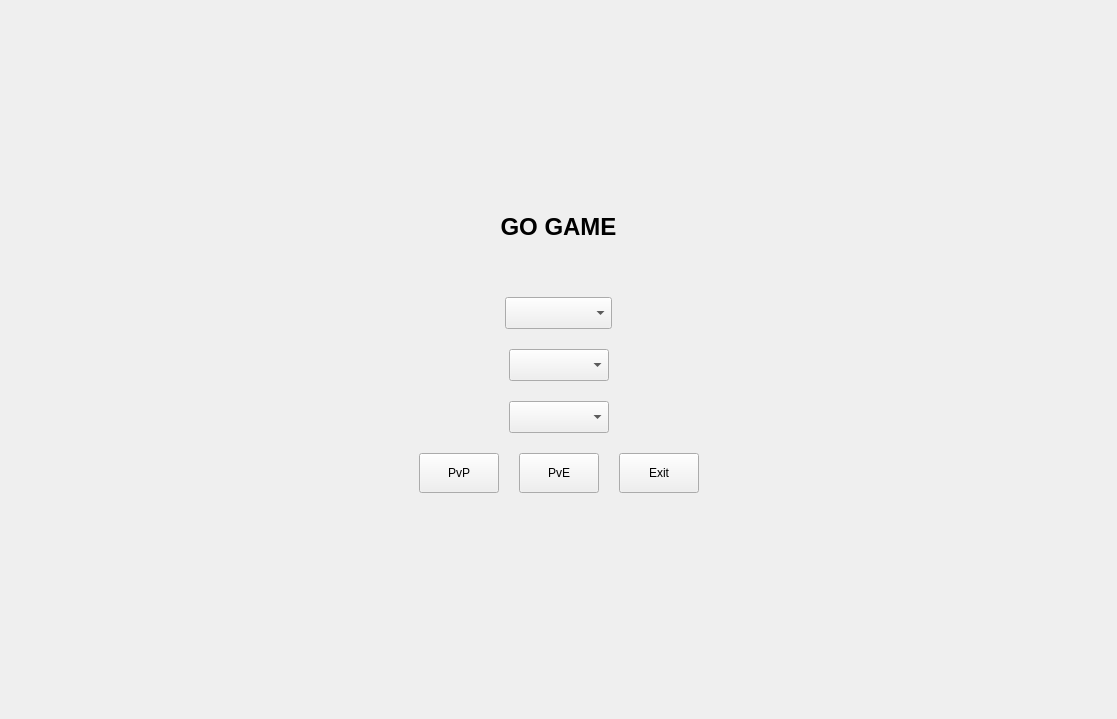
<?xml version="1.0" encoding="UTF-8"?>
<ui version="4.0">
 <class>MenuWidget</class>
 <widget class="QWidget" name="MenuWidget">
  <property name="geometry">
   <rect>
    <x>0</x>
    <y>0</y>
    <width>1117</width>
    <height>719</height>
   </rect>
  </property>
  <property name="sizePolicy">
   <sizepolicy hsizetype="MinimumExpanding" vsizetype="MinimumExpanding">
    <horstretch>5</horstretch>
    <verstretch>5</verstretch>
   </sizepolicy>
  </property>
  <property name="windowTitle">
   <string>Menu Trò Chơi</string>
  </property>
  <layout class="QVBoxLayout" name="verticalLayout">
   <property name="spacing">
    <number>20</number>
   </property>
   <property name="sizeConstraint">
    <enum>QLayout::SetDefaultConstraint</enum>
   </property>
   <property name="leftMargin">
    <number>40</number>
   </property>
   <property name="topMargin">
    <number>40</number>
   </property>
   <property name="rightMargin">
    <number>40</number>
   </property>
   <property name="bottomMargin">
    <number>40</number>
   </property>
   <item>
    <spacer name="verticalSpacer_2">
     <property name="orientation">
      <enum>Qt::Vertical</enum>
     </property>
     <property name="sizeHint" stdset="0">
      <size>
       <width>20</width>
       <height>40</height>
      </size>
     </property>
    </spacer>
   </item>
   <item>
    <layout class="QVBoxLayout" name="verticalLayout_2">
     <property name="leftMargin">
      <number>200</number>
     </property>
     <property name="topMargin">
      <number>50</number>
     </property>
     <property name="rightMargin">
      <number>200</number>
     </property>
     <property name="bottomMargin">
      <number>0</number>
     </property>
     <item>
      <widget class="QLabel" name="lbl_title">
       <property name="minimumSize">
        <size>
         <width>0</width>
         <height>100</height>
        </size>
       </property>
       <property name="font">
        <font>
         <pointsize>18</pointsize>
         <weight>75</weight>
         <bold>true</bold>
        </font>
       </property>
       <property name="autoFillBackground">
        <bool>false</bool>
       </property>
       <property name="styleSheet">
        <string notr="true"/>
       </property>
       <property name="text">
        <string>GO GAME</string>
       </property>
       <property name="alignment">
        <set>Qt::AlignCenter</set>
       </property>
      </widget>
     </item>
     <item>
      <layout class="QHBoxLayout" name="horizontalLayout_2">
       <item>
        <spacer name="horizontalSpacer">
         <property name="orientation">
          <enum>Qt::Horizontal</enum>
         </property>
         <property name="sizeHint" stdset="0">
          <size>
           <width>40</width>
           <height>20</height>
          </size>
         </property>
        </spacer>
       </item>
       <item>
        <widget class="QComboBox" name="bot_color_combo">
         <property name="enabled">
          <bool>true</bool>
         </property>
         <property name="sizePolicy">
          <sizepolicy hsizetype="Fixed" vsizetype="Fixed">
           <horstretch>5</horstretch>
           <verstretch>5</verstretch>
          </sizepolicy>
         </property>
         <property name="font">
          <font>
           <pointsize>15</pointsize>
           <weight>75</weight>
           <bold>true</bold>
           <underline>false</underline>
           <strikeout>false</strikeout>
           <stylestrategy>PreferDefault</stylestrategy>
          </font>
         </property>
         <property name="editable">
          <bool>false</bool>
         </property>
         <property name="currentText">
          <string/>
         </property>
         <property name="iconSize">
          <size>
           <width>1000</width>
           <height>1000</height>
          </size>
         </property>
        </widget>
       </item>
       <item>
        <spacer name="horizontalSpacer_2">
         <property name="orientation">
          <enum>Qt::Horizontal</enum>
         </property>
         <property name="sizeHint" stdset="0">
          <size>
           <width>40</width>
           <height>20</height>
          </size>
         </property>
        </spacer>
       </item>
      </layout>
     </item>
     <item>
      <layout class="QHBoxLayout" name="horizontalLayout_3">
       <item>
        <spacer name="horizontalSpacer_3">
         <property name="orientation">
          <enum>Qt::Horizontal</enum>
         </property>
         <property name="sizeHint" stdset="0">
          <size>
           <width>40</width>
           <height>20</height>
          </size>
         </property>
        </spacer>
       </item>
       <item>
        <widget class="QComboBox" name="size_combo">
         <property name="sizePolicy">
          <sizepolicy hsizetype="Fixed" vsizetype="Fixed">
           <horstretch>5</horstretch>
           <verstretch>5</verstretch>
          </sizepolicy>
         </property>
         <property name="font">
          <font>
           <pointsize>15</pointsize>
          </font>
         </property>
         <property name="editable">
          <bool>false</bool>
         </property>
         <property name="currentText">
          <string/>
         </property>
        </widget>
       </item>
       <item>
        <spacer name="horizontalSpacer_5">
         <property name="orientation">
          <enum>Qt::Horizontal</enum>
         </property>
         <property name="sizeHint" stdset="0">
          <size>
           <width>40</width>
           <height>20</height>
          </size>
         </property>
        </spacer>
       </item>
      </layout>
     </item>
     <item>
      <layout class="QHBoxLayout" name="horizontalLayout_4">
       <item>
        <spacer name="horizontalSpacer_4">
         <property name="orientation">
          <enum>Qt::Horizontal</enum>
         </property>
         <property name="sizeHint" stdset="0">
          <size>
           <width>40</width>
           <height>20</height>
          </size>
         </property>
        </spacer>
       </item>
       <item>
        <widget class="QComboBox" name="time_combo">
         <property name="sizePolicy">
          <sizepolicy hsizetype="Fixed" vsizetype="Fixed">
           <horstretch>5</horstretch>
           <verstretch>5</verstretch>
          </sizepolicy>
         </property>
         <property name="font">
          <font>
           <pointsize>15</pointsize>
          </font>
         </property>
         <property name="editable">
          <bool>false</bool>
         </property>
         <property name="currentText">
          <string/>
         </property>
        </widget>
       </item>
       <item>
        <spacer name="horizontalSpacer_6">
         <property name="orientation">
          <enum>Qt::Horizontal</enum>
         </property>
         <property name="sizeHint" stdset="0">
          <size>
           <width>40</width>
           <height>20</height>
          </size>
         </property>
        </spacer>
       </item>
      </layout>
     </item>
    </layout>
   </item>
   <item>
    <layout class="QHBoxLayout" name="horizontalLayout">
     <property name="leftMargin">
      <number>200</number>
     </property>
     <property name="topMargin">
      <number>0</number>
     </property>
     <property name="rightMargin">
      <number>200</number>
     </property>
     <property name="bottomMargin">
      <number>100</number>
     </property>
     <item>
      <spacer name="horizontalSpacer_7">
       <property name="orientation">
        <enum>Qt::Horizontal</enum>
       </property>
       <property name="sizeHint" stdset="0">
        <size>
         <width>40</width>
         <height>20</height>
        </size>
       </property>
      </spacer>
     </item>
     <item>
      <widget class="QPushButton" name="btn_pvp">
       <property name="sizePolicy">
        <sizepolicy hsizetype="Fixed" vsizetype="Fixed">
         <horstretch>0</horstretch>
         <verstretch>0</verstretch>
        </sizepolicy>
       </property>
       <property name="minimumSize">
        <size>
         <width>40</width>
         <height>40</height>
        </size>
       </property>
       <property name="text">
        <string>PvP</string>
       </property>
       <property name="iconSize">
        <size>
         <width>15</width>
         <height>16</height>
        </size>
       </property>
       <property name="autoRepeatDelay">
        <number>300</number>
       </property>
      </widget>
     </item>
     <item>
      <widget class="QPushButton" name="btn_pve">
       <property name="sizePolicy">
        <sizepolicy hsizetype="Fixed" vsizetype="Fixed">
         <horstretch>0</horstretch>
         <verstretch>0</verstretch>
        </sizepolicy>
       </property>
       <property name="minimumSize">
        <size>
         <width>0</width>
         <height>40</height>
        </size>
       </property>
       <property name="text">
        <string>PvE</string>
       </property>
      </widget>
     </item>
     <item>
      <widget class="QPushButton" name="btn_exit">
       <property name="sizePolicy">
        <sizepolicy hsizetype="Fixed" vsizetype="Fixed">
         <horstretch>0</horstretch>
         <verstretch>0</verstretch>
        </sizepolicy>
       </property>
       <property name="minimumSize">
        <size>
         <width>0</width>
         <height>40</height>
        </size>
       </property>
       <property name="text">
        <string>Exit</string>
       </property>
      </widget>
     </item>
     <item>
      <spacer name="horizontalSpacer_8">
       <property name="orientation">
        <enum>Qt::Horizontal</enum>
       </property>
       <property name="sizeHint" stdset="0">
        <size>
         <width>40</width>
         <height>20</height>
        </size>
       </property>
      </spacer>
     </item>
    </layout>
   </item>
   <item>
    <spacer name="verticalSpacer">
     <property name="orientation">
      <enum>Qt::Vertical</enum>
     </property>
     <property name="sizeHint" stdset="0">
      <size>
       <width>20</width>
       <height>40</height>
      </size>
     </property>
    </spacer>
   </item>
  </layout>
 </widget>
 <resources/>
 <connections/>
</ui>
